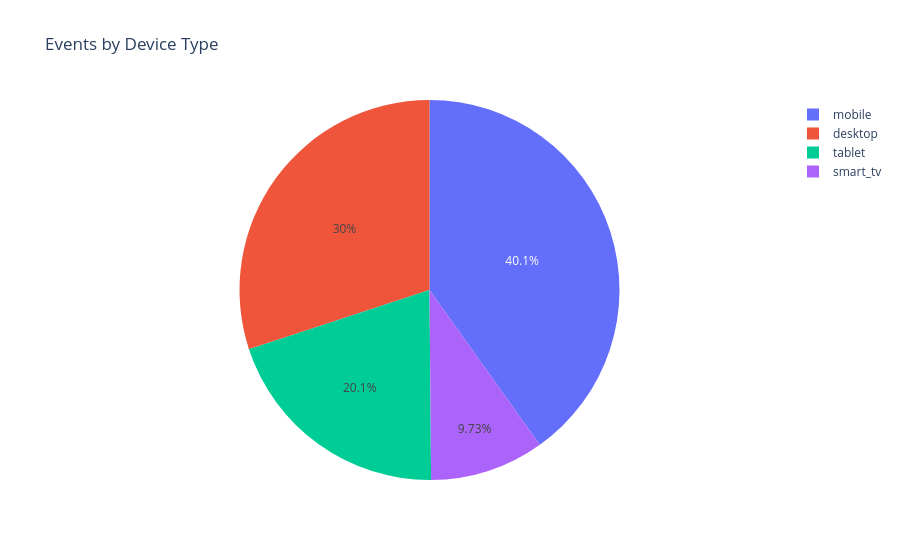

The code cell stored with this chart in its notebook:
### Markdown cell above
## EDA

### Code cell
import plotly.express as px

fig = px.pie(events_data, names='device_type', title='Events by Device Type')
fig.show()

### Figure 1 — Plotly figure (JSON) as saved in the notebook; plotly's stock layout.template omitted (floating-point values rounded to 4 significant figures; data arrays with more than 128 entries replaced by an {"elided": "..."} marker saying what was removed)
{"data": [{"domain": {"x": [0, 1], "y": [0, 1]}, "hovertemplate": "device_type=%{label}<extra></extra>", "labels": {"elided": "50000 str values"}, "legendgroup": "", "name": "", "showlegend": true, "type": "pie"}], "layout": {"legend": {"tracegroupgap": 0}, "title": {"text": "Events by Device Type"}}}
